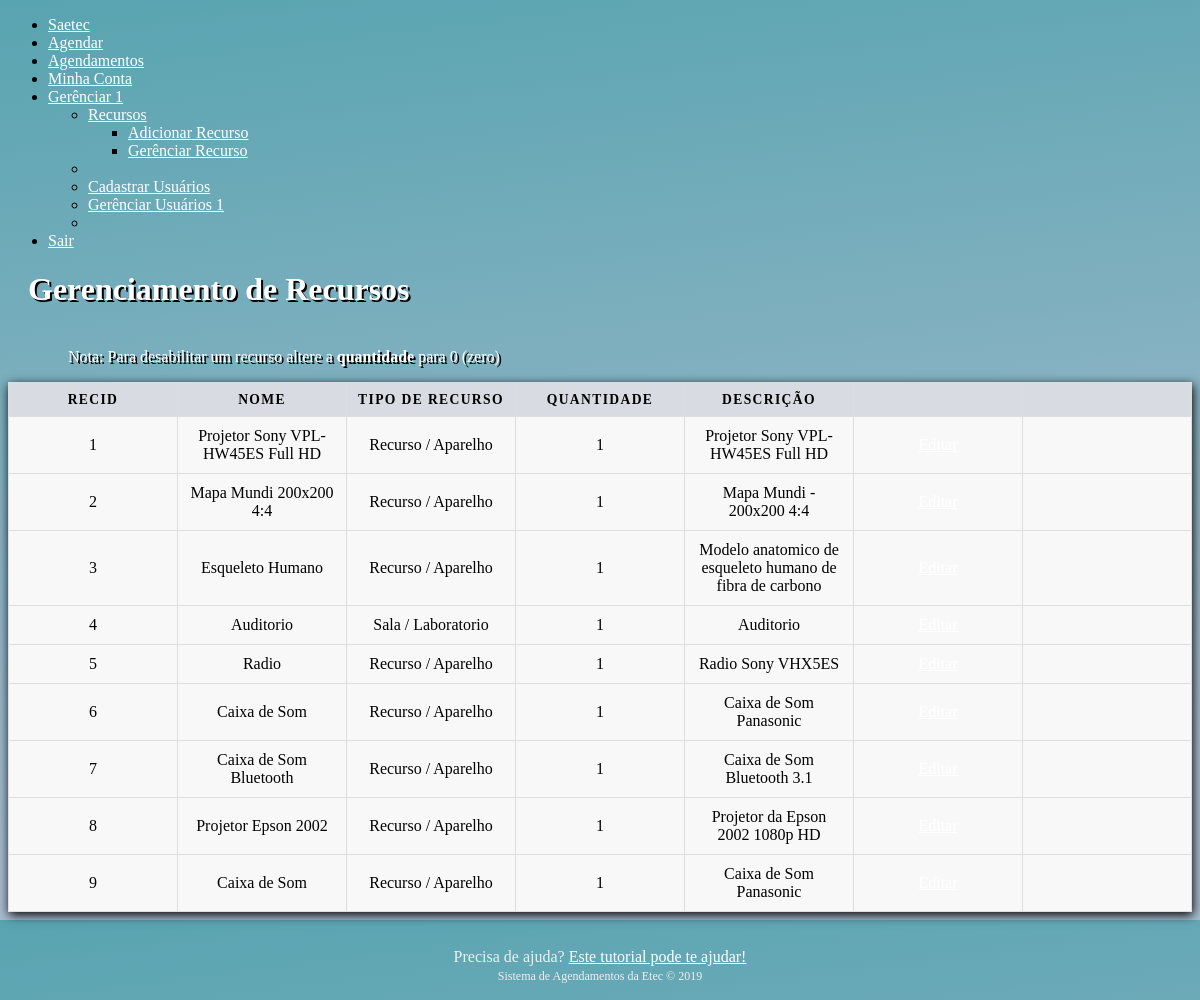
/home/admin/gerenciar_recursos.php (signed in), run on an earlier commit of the app's database.
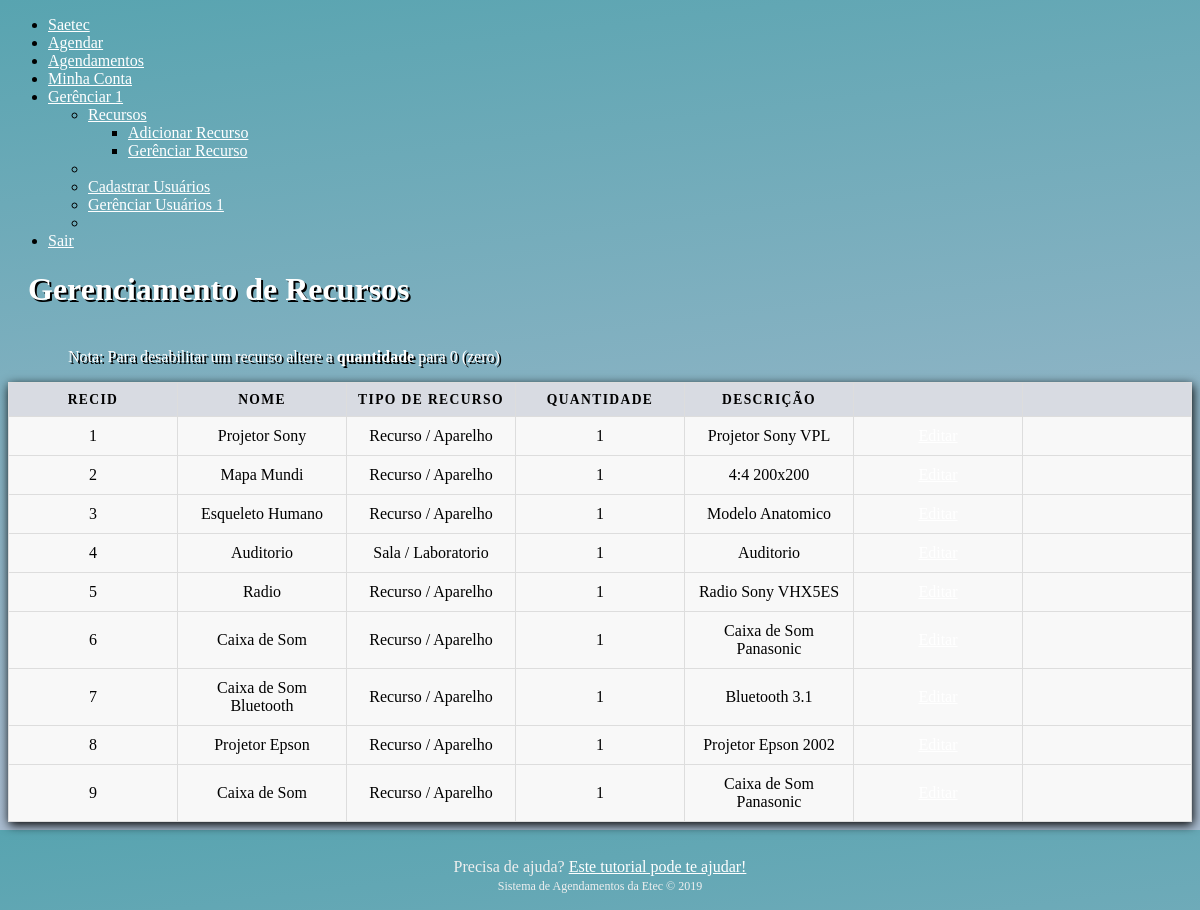
And on a later commit of the database.
### tables this page shows
CREATE TABLE IF NOT EXISTS `recurso`
(
 `recId`         int auto_increment NOT NULL,
 `nome`          varchar(50) NOT NULL ,
 `tipo_recurso`  varchar(50) NOT NULL ,
 `quantidade`    int NOT NULL ,
 `descricao`     longtext NULL ,
PRIMARY KEY (`recId`)
);

### home/admin/gerenciar_recursos.php (the view, shortened to what this page needs)
<!DOCTYPE html>
<html>
<head>
  <link rel="stylesheet" href="https://cdn.metroui.org.ua/v4/css/metro-all.min.css">
</head>
<body>
  <ul class="h-menu">
    <li><a href="../index.php"><span class="mif-home icon"></span> Saetec</a></li>
    <li><a href="../agendar_objeto.php"><span class="mif-calendar icon"></span> Agendar</a></li>
    <li><a href="../agendamentos.php"><span class="mif-insert-template icon"></span> Agendamentos</a></li>
    <li><a href="../minhaconta.php"><span class="mif-user icon"></span> Minha Conta</a></li>
    <?php
    require('../../includes/conn.php');
    $query_usuarios_pendentes = "SELECT * FROM `usuarios` where `pendente` = 1;";
    $result_usuarios_pendentes = mysqli_query($con, $query_usuarios_pendentes);
    $num_rows_usuarios_pendentes = mysqli_num_rows($result_usuarios_pendentes);
    if ($_SESSION["permissao"] == "1") {
      echo '
    <li>';
      if ($num_rows_usuarios_pendentes > 0) {
        echo '<a href="#" class="dropdown-toggle"><span class="mif-command icon"></span> Gerênciar <span class="badge inline bg-cyan fg-white">' . $num_rows_usuarios_pendentes . '</span></a>';
      } else {
        echo '<a href="#" class="dropdown-toggle"><span class="mif-command icon"></span> Gerênciar</a>';
      }
      echo '
    <ul class="d-menu" data-role="dropdown">
      <li>
        <a href="#" class="dropdown-toggle"><span class="mif-dashboard icon"></span> Recursos</a>
        <ul class="d-menu" data-role="dropdown">
          <li><a href="incluir_objeto.php"><span class="mif-add icon"></span> Adicionar Recurso</a></li>
          <li><a href="gerenciar_recursos.php"><span class="mif-developer_board icon"></span> Gerênciar Recurso</a></li>
        </ul>
      </li>
      <li class="divider"></li>
      <li><a href="cadastrar.php"><span class="mif-user-plus icon"></span> Cadastrar Usuários</a></li>';
      if ($num_rows_usuarios_pendentes > 0) {
        echo '<li><a href="gerenciar.php"><span class="mif-users icon"></span> Gerênciar Usuários <span class="badge inline bg-cyan fg-white">' . $num_rows_usuarios_pendentes . '</span></a></li>';
      } else {
        echo '<li><a href="gerenciar.php"><span class="mif-users icon"></span> Gerênciar Usuários</a></li>';
      }
      echo '
      <li class="divider"></li>
    </ul>
  </li>
';
    }
    ?>
    <li><a href="/home/sair.php"><span class="mif-exit icon"></span> Sair</a></li>
  </ul>
  <div class="container">
    <?php
    echo "<div style=\"color: #fff; text-shadow: 2px 2px #000;padding-left: 20px;\" class=\"row\"><div class=\"cell\"><h1>Gerenciamento de Recursos</h1></div>";
    echo "<div class=\"cell\"><div class=\"float-right\" style=\"margin-top: 40px;\"><blockquote>Nota: Para desabilitar um recurso altere a <b>quantidade</b> para 0 (zero)</blockquote></div></div></div>";
    $query = "SELECT * FROM `recurso`;";
    $result = mysqli_query($con, $query);
    echo "<table border='1' id='tableShadow'>
<tr style='background-color: #d8dbe2';>
<th data-role=\"hint\"
data-hint-position=\"top\"
data-hint-text=\"ID do recurso\">recId</th>
<th>Nome</th>
<th>Tipo de Recurso</th>
<th>Quantidade</th>
<th>Descrição</th>
<th></th>
<th></th>
</tr>";
    while ($row = mysqli_fetch_array($result)) {
      echo "<tr>";
      echo "<td>" . $row['recId'] . "</td>";
      echo "<td>" . $row['nome'] . "</td>";
      echo "<td>" . $row['tipo_recurso'] . "</td>";
      if ($row['quantidade'] != '0') {
        echo "<td>" . $row['quantidade'] . "</td>";
      } else {
        echo "<td><span class=\"button alert small rounded\">Indisponível</span></td>";
      }
      echo "<td>" . $row['descricao'] . "</td>";
      echo "<td><a class=\"button secondary outline\" href=\"editar_recurso.php?recId=" . $row['recId'] . "\"><span class=\"mif-insert-template\"></span>  Editar</a></td>";
      echo "<td><a class=\"button alert cycle outline\" onclick=\"excluirRecurso(" . $row['recId'] . ");\"><span class=\"mif-cross\"></span></a></td>";
      echo "</tr>";
    }
    echo "</table>";
    ?>
  </div>
  <?php
  if ($_SESSION["permissao"] == "1") {
    echo '<div class="footer">Precisa de ajuda? <a href="/tutorial/91f5167c34c400758115c2a6826ec2e3.pdf" target="_blank">Este tutorial pode te ajudar!</a> <br><span style="font-size: 12px;">Sistema de Agendamentos da Etec &copy 2019</span></div>';
  } else {
    echo '<div class="footer">Precisa de ajuda? <a href="/tutorial/f8032d5cae3de20fcec887f395ec9a6a.pdf" target="_blank">Este tutorial pode te ajudar!</a> <br><span style="font-size: 12px;">Sistema de Agendamentos da Etec &copy 2019</span></div>';
  }
  ?>
</body>
</html>

What changed in the data, as far as the page shows it:
changed recurso id 1: nome "Projetor Sony VPL-HW45ES Full HD" → "Projetor Sony"; descricao "Projetor Sony VPL-HW45ES Full HD" → "Projetor Sony VPL"
changed recurso id 2: nome "Mapa Mundi 200x200 4:4" → "Mapa Mundi"; descricao "Mapa Mundi - 200x200 4:4" → "4:4 200x200"
changed recurso "Esqueleto Humano": descricao "Modelo anatomico de esqueleto humano de fibra de carbono" → "Modelo Anatomico"
changed recurso "Caixa de Som Bluetooth": descricao "Caixa de Som Bluetooth 3.1" → "Bluetooth 3.1"
changed recurso id 8: nome "Projetor Epson 2002" → "Projetor Epson"; descricao "Projetor da Epson 2002 1080p HD" → "Projetor Epson 2002"
